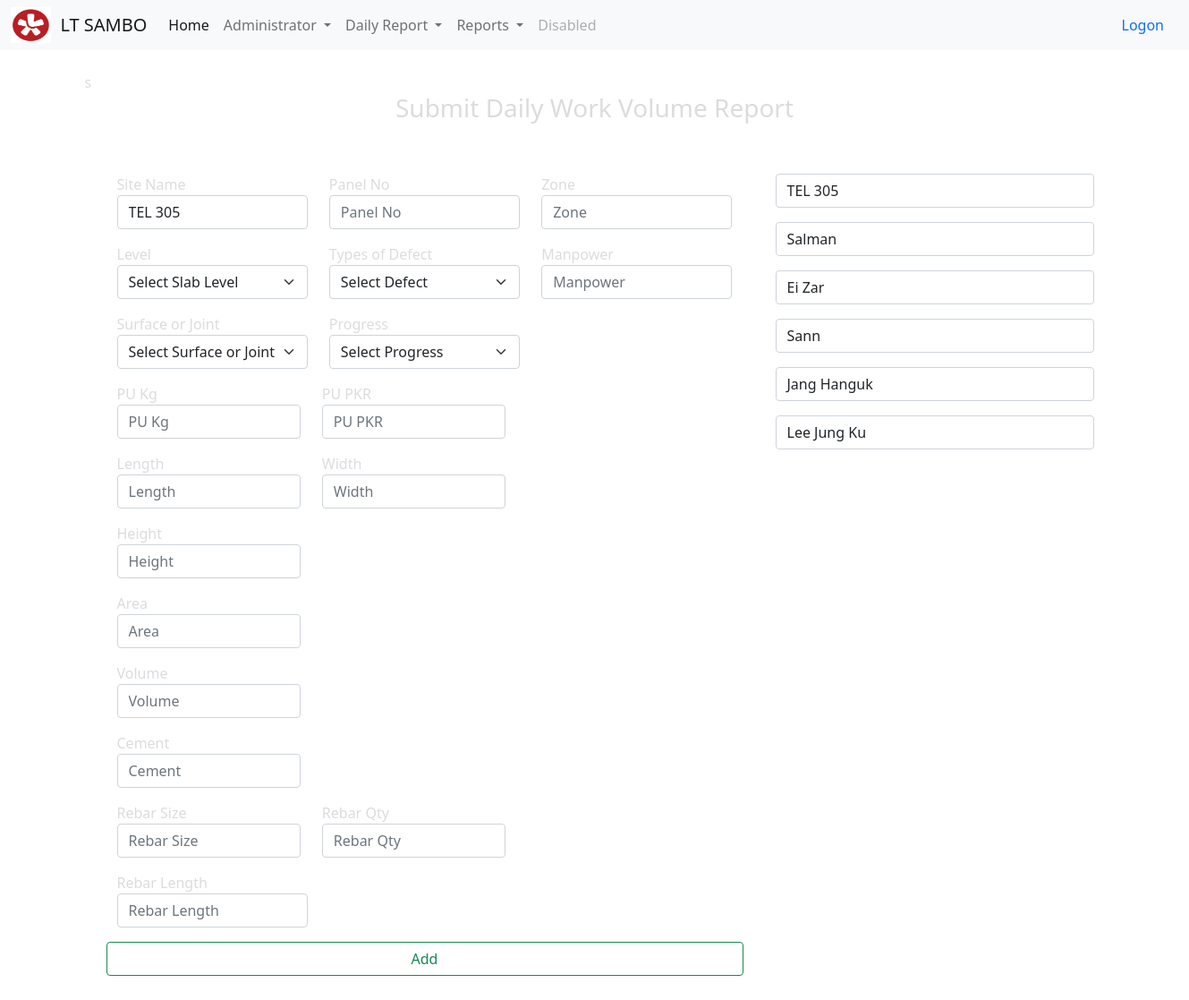
/daily_wv_submission/wv_daily_submission/3, run on an earlier commit of the app's database.
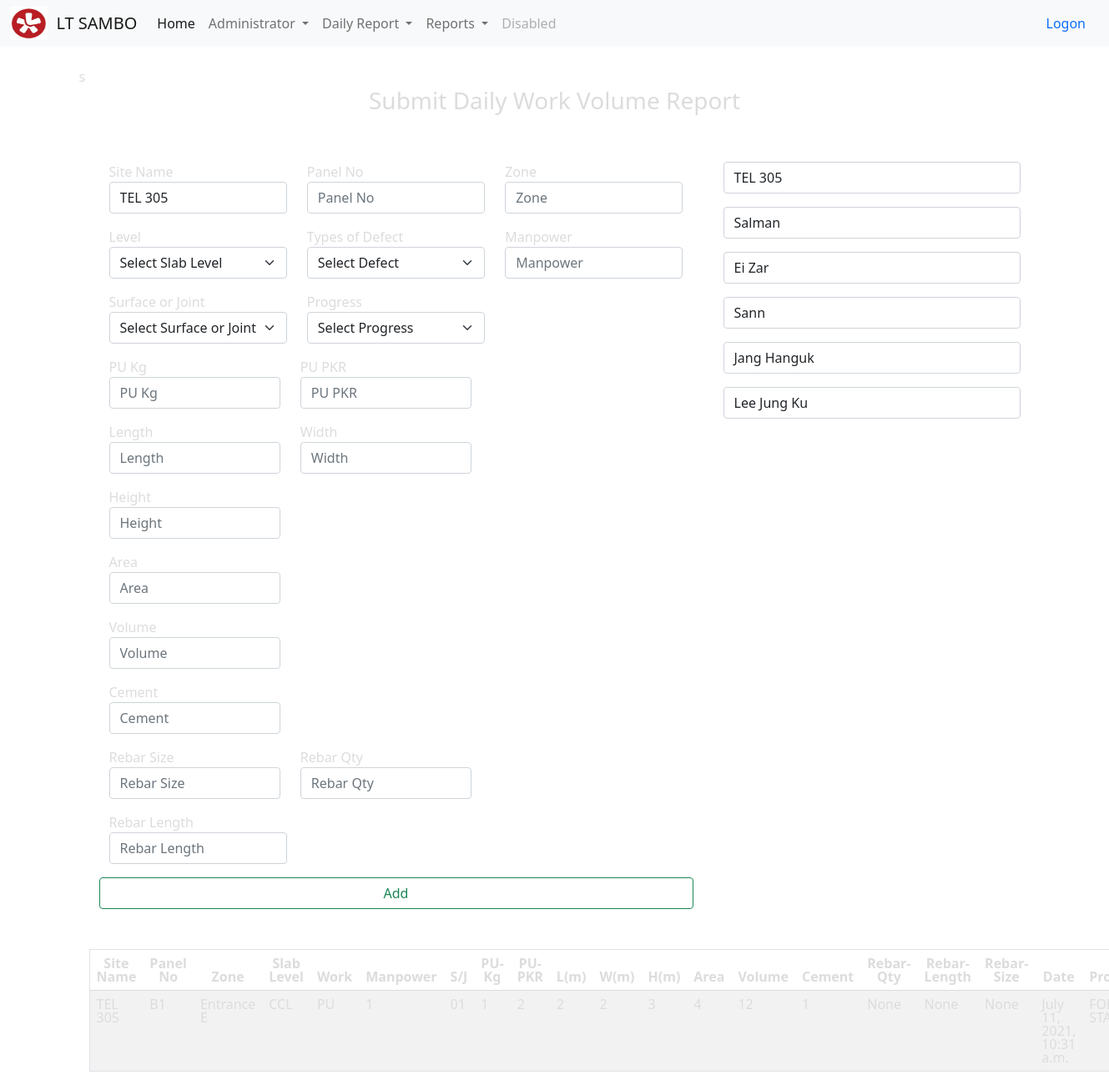
And on a later commit of the database.
### todo_list/models.py (models this page shows, shortened)
class WV_Daily_Report_Details(models.Model):
    ID_WV_Main = models.CharField(max_length=200)
    TX_Panel_No = models.CharField(max_length=200)
    TX_Zone = models.CharField(max_length=200, null=True, blank=True)
    CD_Slab_Level = models.CharField(max_length=200)
    CD_Work = models.CharField(max_length=200)
    TX_Man_Power_Work = models.CharField(max_length=200)
    TX_Sur_Joint = models.CharField(max_length=200)
    PU_Kg= models.CharField(max_length=200, null=True, blank=True)
    PU_PKR = models.CharField(max_length=200, null=True, blank=True)
    Volume_L = models.CharField(max_length=200, null=True, blank=True)
    Volume_W = models.CharField(max_length=200, null=True, blank=True)
    Volume_H = models.CharField(max_length=200, null=True, blank=True)
    Volume = models.CharField(max_length=200, null=True, blank=True)
    AREA = models.CharField(max_length=200, null=True, blank=True)
    Progress = models.CharField(max_length=200)
    Cement = models.CharField(max_length=200, null=True, blank=True)
    Rebar_Qty = models.CharField(max_length=200, null=True, blank=True)
    Rebar_Length = models.CharField(max_length=200, null=True, blank=True)
    Rebar_Size = models.CharField(max_length=200, null=True, blank=True)
    created_date = models.DateTimeField(auto_now_add=True)
    modified_date = models.DateTimeField(auto_now=True)
    Is_Active = models.BooleanField(default=True)

### todo_list/views.py (the view)
# urls.py: path('daily_wv_submission/wv_daily_submission/<site_id>',views.daily_wv_submission, name='wv_daily_submission'),
def daily_wv_submission(request, site_id):
    if request.method == 'POST':
        form = WVDailyReportDetailsForm(request.POST or None)
        if form.is_valid():
            form.save()
        wv_main_item = WV_Main.objects.get(pk=site_id)
        Daily_report_Details_item = WV_Daily_Report_Details.objects.filter(ID_WV_Main=wv_main_item.CD_Site)
        work_volume_items = Work_Volume.objects.all
        slab_level_items = Slab_Level.objects.all
        messages.success(request, ('Item has been added to the list!'))
        return render(request, 'submission/submit_daily_workvolume.html',
                      {'Daily_report_Details_items': Daily_report_Details_item,
                       'wv_main_item': wv_main_item,
                       'work_volume_items': work_volume_items,
                       'slab_level_items': slab_level_items})
    else:
        wv_main_item = WV_Main.objects.get(pk=site_id)
        work_volume_items = Work_Volume.objects.all
        slab_level_items = Slab_Level.objects.all #filter(ID_WV_Main="TEL 308").order_by('id').first()
        Daily_report_Details_items = WV_Daily_Report_Details.objects.filter(ID_WV_Main=wv_main_item.CD_Site)
        return render(request, 'submission/submit_daily_workvolume.html',
                      {'Daily_report_Details_items': Daily_report_Details_items,
                       'wv_main_item': wv_main_item,
                       'work_volume_items': work_volume_items,
                       'slab_level_items': slab_level_items})

### todo_list/templates/submission/submit_daily_workvolume.html (shortened to what the changed rows need)
{% extends 'base.html' %}
{% block content %}
<!DOCTYPE html>
<html lang="en">
<head>
</head>
<body>
    <div class="container">
      <br><br>
           <br>
              <br>
              {% if Daily_report_Details_items %}
                <table class="table table-striped secondary border" style="Color:#dcdcdc; line-height:1;">
                   <thead>
                   <tr>
                   <th><center>Site Name</center></th>
                   <th class="text-center"><center>Panel No</center></th>
                   <th class="text-center"><center>Zone</center></th>
                   <th class="text-center"><center>Slab Level</center></th>
                   <th class="text-center"><center>Work</center></th>
                   <th class="text-center"><center>Manpower</center></th>
                   <th class="text-center"><center>S/J</center></th>
                   <th class="text-center"><center>PU-Kg</center></th>
                   <th class="text-center"><center>PU-PKR</center></th>
                   <th class="text-center"><center>L(m)</center></th>
                   <th class="text-center"><center>W(m)</center></th>
                   <th class="text-center"><center>H(m)</center></th>
                   <th class="text-center"><center>Area</center></th>
                   <th class="text-center"><center>Volume</center></th>
                   <th class="text-center"><center>Cement</center></th>
                   <th class="text-center"><center>Rebar-Qty</center></th>
                   <th class="text-center"><center>Rebar-Length</center></th>
                   <th class="text-center"><center>Rebar-Size</center></th>
                   <th class="text-center"><center>Date</center></th>
                   <th class="text-center"><center>Progress</center></th>
                   </tr>
                   </thead>
                  {% for things in Daily_report_Details_items %}
                    <tr style="Color:#dcdcdc;">
                    <td>{{ things.ID_WV_Main }}</td>
                    <td>{{ things.TX_Panel_No }}</td>
                    <td>{{ things.TX_Zone }}</td>
                    <td>{{ things.CD_Slab_Level }}</td>
                    <td>{{ things.CD_Work }}</td>
                    <td>{{ things.TX_Man_Power_Work }}</td>
                    <td>{{ things.TX_Sur_Joint }}</td>
                    <td>{{ things.PU_Kg }}</td>
                    <td>{{ things.PU_PKR }}</td>
                    <td>{{ things.Volume_L }}</td>
                    <td>{{ things.Volume_W }}</td>
                    <td>{{ things.Volume_H }}</td>
                    <td>{{ things.AREA }}</td>
                    <td>{{ things.Volume }}</td>
                    <td>{{ things.Cement }}</td>
                    <td>{{ things.Rebar_Qty }}</td>
                    <td>{{ things.Rebar_Length }}</td>
                    <td>{{ things.Rebar_Size }}</td>
                    <td>{{ things.created_date }}</td>
                    <td>{{ things.Progress }}</td>
                    </tr>
                    {% endfor %}
                </table>
                {% endif %}
        </div>
        </div>
</body>
</html>
{% endblock %}

What changed in the data, as far as the page shows it:
added WV_Daily_Report_Details: ID_WV_Main "TEL 305", TX_Panel_No "B1", TX_Zone "Entrance E", CD_Slab_Level "CCL", CD_Work "PU", TX_Man_Power_Work "1", TX_Sur_Joint "01", PU_Kg "1", PU_PKR "2", Volume_L "2", Volume_W "2", Volume_H "3", AREA "4", Volume "12", Cement "1", Rebar_Qty "None", Rebar_Length "None", Rebar_Size "None", created_date "July 11, 2021, 10:31 a.m."
Also different on the page:
text now shown: "Site Name Panel No Zone Slab Level Work Manpower S/J PU-Kg PU-PKR L(m) W(m) H(m) Area Volume Cement Rebar-Qty Rebar-Length Rebar-Size Date"
